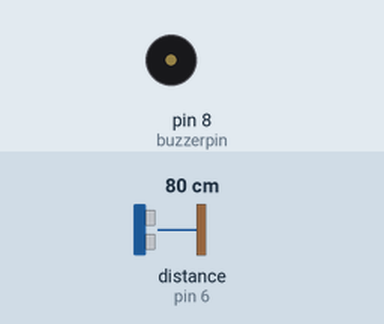
Simulated run of this sketch. Board: Arduino Uno, built with avr-gcc and run on an emulated ATmega328P. Parts: buzzer (waves = sounding). Wiring (inferred from the names in the program): ultrasonic range finder: trigger pin 7; echo pin 6. The inputs (shaded band) are chosen by the test bench; at power-on: distance to the obstacle (sensor on pin 6) 80 cm. The echo pulse lasts 58.3 µs per cm.

Above: at 1.2 s.
1.3 s: distance to the obstacle (sensor on pin 6) set to 2 cm
At 1.55 s:
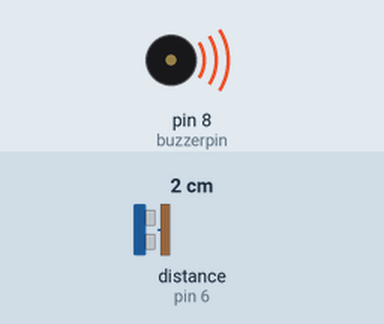
4.3 s: distance to the obstacle (sensor on pin 6) set to 4 cm
At 4.52 s:
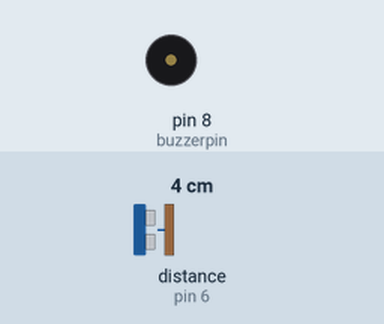
Timing chart, 0 to 13.3 s (numbered marks = the images above; inputs shaded):
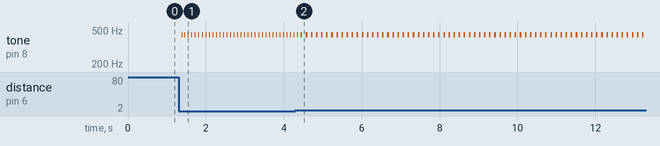

The sketch:

10_ultrosonik_ile_park_sensoru.ino
```cpp
#define echopin 6
#define trigpin 7
#define buzzerpin 8

int maxRange=50;
int minRange=0;

void setup()
{
  pinMode(echopin, INPUT);
  pinMode(trigpin, OUTPUT);
  pinMode(buzzerpin, OUTPUT);
}

void loop()
{
  int olcum=mesafe(maxRange,minRange);
  melodi(olcum*10);
}

int mesafe(int maxRange,int minRange)
{
  long duration, distance;

  digitalWrite(trigpin,LOW);
  delayMicroseconds(2);
  digitalWrite(trigpin,HIGH);
  delayMicroseconds(10);
  digitalWrite(trigpin,LOW);

  duration=pulseIn(echopin,HIGH);
  distance=duration/58.2;
  delay(50);

  if (distance>=maxRange || distance <=minRange)
  return 0;
  return distance;
}

int melodi(int dly)
{
  tone(buzzerpin,440);
  delay(dly);
  noTone(buzzerpin);
  delay(dly);
}
```

Measured:
- after the input at 1.3 s, tone on pin 8 (buzzerpin): alternates 440 Hz for 0.02 s and silent for 0.07 s, starting after 0.08 s
- after the input at 4.3 s, tone on pin 8 (buzzerpin): alternates 440 Hz for 0.04 s and silent for 0.09 s, starting after 0.27 s
